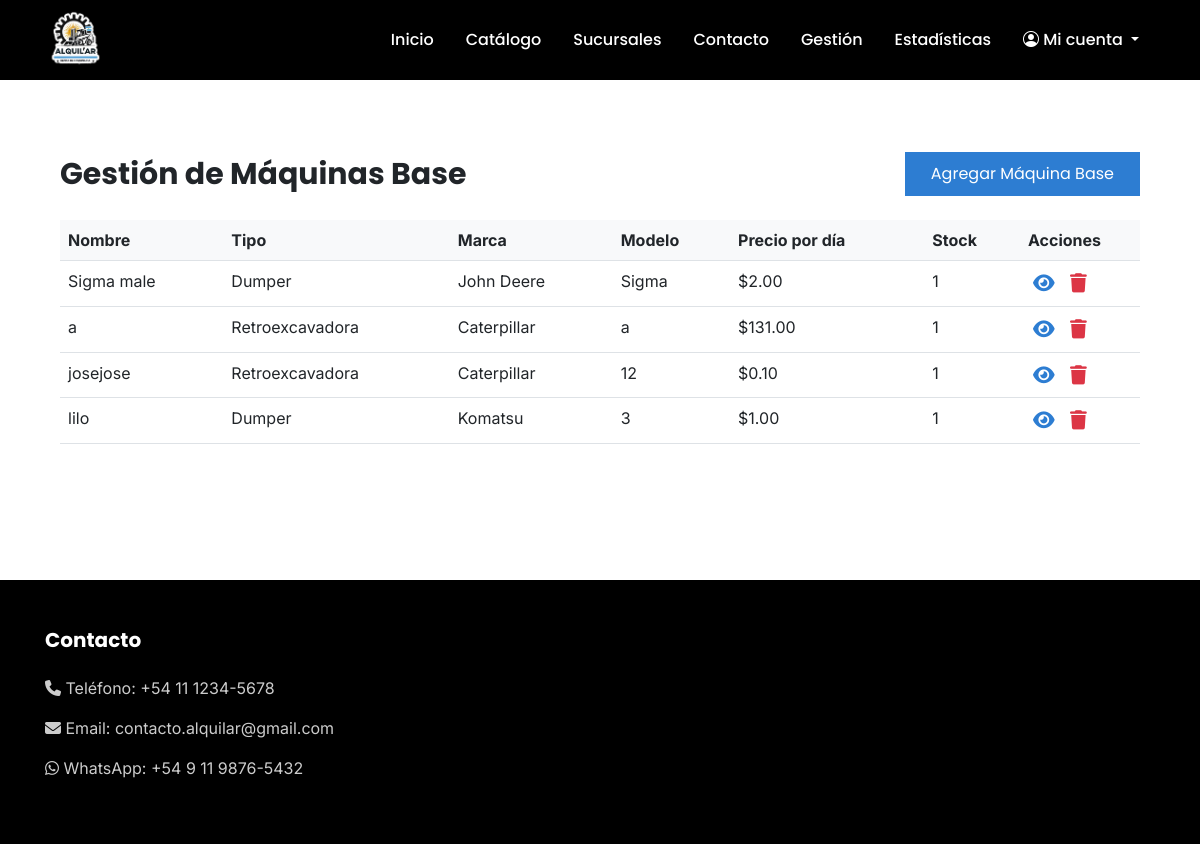
Screenshot of /maquinas/ (signed in) with the database file from the repository.
### maquinas/models.py (models this page shows, shortened)
class MaquinaBase(models.Model):
    TIPOS_MAQUINA = [
        ('excavadora', 'Excavadora'),
        ('retroexcavadora', 'Retroexcavadora'),
        ('cargadora', 'Cargadora'),
        ('compactadora', 'Compactadora'),
        ('motoniveladora', 'Motoniveladora'),
        ('pavimentadora', 'Pavimentadora'),
        ('grua', 'Grúa'),
        ('hormigonera', 'Hormigonera'),
        ('dumper', 'Dumper'),
        ('manipulador', 'Manipulador Telescópico'),
    ]
    MARCAS = [
        ('caterpillar', 'Caterpillar'),
        ('komatsu', 'Komatsu'),
        ('volvo', 'Volvo'),
        ('hitachi', 'Hitachi'),
        ('liebherr', 'Liebherr'),
        ('jcb', 'JCB'),
        ('case', 'Case'),
        ('doosan', 'Doosan'),
        ('john_deere', 'John Deere'),
        ('kubota', 'Kubota'),
    ]
    nombre = models.CharField(max_length=100)
    tipo = models.CharField(max_length=20, choices=TIPOS_MAQUINA)
    marca = models.CharField(max_length=20, choices=MARCAS)
    modelo = models.CharField(max_length=50)
    precio_por_dia = models.DecimalField(
        max_digits=12,
        decimal_places=2,
        validators=[MinValueValidator(0)],
        error_messages={
            'max_digits': 'El precio no puede tener más de 10 dígitos enteros.',
            'decimal_places': 'El precio no puede tener más de 2 decimales.',
            'invalid': 'Por favor, ingrese un precio válido.',
            'max_whole_digits': 'La parte entera del precio no puede tener más de 10 dígitos.'
        }
    )
    descripcion_corta = models.TextField()
    descripcion_larga = models.TextField()
    imagen = models.ImageField(upload_to='maquinas/')
    dias_alquiler_min = models.PositiveIntegerField(
        verbose_name='Cantidad mínima de días de alquiler',
        validators=[MinValueValidator(1)]
    )
    dias_alquiler_max = models.PositiveIntegerField(
        verbose_name='Cantidad máxima de días de alquiler',
        validators=[MinValueValidator(1)]
    )
    stock = models.IntegerField(default=0, editable=False)
    class Meta:
        verbose_name = "Máquina Base"
        verbose_name_plural = "Máquinas Base"
        ordering = ['nombre']

### maquinas/views.py (the view)
# urls.py: path('', views.lista_maquinas, name='lista_maquinas'),
@login_required
@user_passes_test(es_empleado_o_admin)
def lista_maquinas(request):
    maquinas = MaquinaBase.objects.all().order_by('nombre')
    return render(request, 'maquinas/lista_maquinas.html', {'maquinas': maquinas})

### persona/views.py (called while the page is built)
def es_empleado_o_admin(user):
    if not user.is_authenticated:
        return False
    try:
        persona = Persona.objects.get(email=user.email)
        return persona.es_empleado or user.is_superuser
    except Persona.DoesNotExist:
        return user.is_superuser

def empleados_processor(request):
    empleados_emails = list(Persona.objects.filter(es_empleado=True).values_list('email', flat=True))
    es_empleado_actuando_como_cliente = request.session.get('es_empleado_actuando_como_cliente', False)
    return {
        'empleados_emails': empleados_emails,
        'es_empleado_actuando_como_cliente': es_empleado_actuando_como_cliente
    }

### maquinas/templates/maquinas/lista_maquinas.html (shortened to what this page needs)
{% extends 'base.html' %}
{% load static %}
{% block content %}
<div class="section-container py-5">
    <div class="d-flex justify-content-between align-items-center mb-4">
        <h2 class="mb-0">Gestión de Máquinas Base</h2>
        <a href="{% url 'maquinas:cargar_maquina_base' %}" class="btn boton-principal">
            Agregar Máquina Base
        </a>
    </div>
    {% if maquinas %}
    <div class="table-responsive">
        <table class="table table-hover">
            <thead>
                <tr>
                    <th>Nombre</th>
                    <th>Tipo</th>
                    <th>Marca</th>
                    <th>Modelo</th>
                    <th>Precio por día</th>
                    <th>Stock</th>
                    <th class="actions-column">Acciones</th>
                </tr>
            </thead>
            <tbody>
                {% for maquina in maquinas %}
                <tr>
                    <td>{{ maquina.nombre }}</td>
                    <td>{{ maquina.get_tipo_display }}</td>
                    <td>{{ maquina.get_marca_display }}</td>
                    <td>{{ maquina.modelo }}</td>
                    <td>${{ maquina.precio_por_dia }}</td>
                    <td>{{ maquina.stock }}</td>
                    <td>
                        <a href="{% url 'maquinas:detalle_maquina' maquina.id %}" class="action-icon view" title="Ver detalles">
                            <i class="fas fa-eye"></i>
                        </a>
                        <a href="{% url 'maquinas:eliminar_maquina_base' maquina.id %}" class="action-icon delete" title="Eliminar">
                            <i class="fas fa-trash"></i>
                        </a>
                    </td>
                </tr>
                {% endfor %}
            </tbody>
        </table>
    </div>
    {% else %}
    <div class="empty-message">
        <p class="mb-3">No hay máquinas base registradas.</p>
    </div>
    {% endif %}
</div>
{% endblock %}

### static/css/styles.css (style rules this page uses)
:root { --color-primary: #2D7DD2; --color-dark: #111; --color-black: #000; --color-white: #fff; --color-text: #333; --color-gray: #666; --color-light-gray: #ddd; --color-danger: #dc3545; --font-primary: 'Poppins', sans-serif; --font-secondary: 'Inter', sans-serif; --shadow-sm: 0 2px 5px rgba(0,0,0,0.1); --shadow-md: 0 4px 6px rgba(0,0,0,0.1); --shadow-lg: 0 6px 12px rgba(0,0,0,0.15); }
body { min-height: 100vh; display: flex; flex-direction: column; font-family: var(--font-secondary); }
.section-container { max-width: 1140px; margin: 0 auto; padding: 0 15px; width: 100%; }
h1, h2, h3, h4, h5, h6, .nav-link, .btn { font-family: var(--font-primary) !important; }
h2 { font-size: 30px !important; font-weight: bold !important; margin-bottom: 1.5rem; }
p, span, div, input, textarea, label { font-family: var(--font-secondary) !important; }
.card, .btn, .form-control, .dropdown-menu, .machine-card, .machine-detail, .form-container, .machine-detail img, .alert, .nav-tabs .nav-link, .modal-content, .input-group-text { border-radius: 0 !important; }
.boton-principal, .btn-primary { background-color: var(--color-primary) !important; border: 2px solid var(--color-primary) !important; color: var(--color-white) !important; font-family: var(--font-primary) !important; padding: 0.5rem 1.5rem; transition: all 0.3s ease; }

### maquinas/templates/maquinas/lista_maquinas.html (style rules this page uses)
.table th { background-color: #f8f9fa; }
.actions-column { width: 120px; }
.table-responsive { margin-top: 1rem; }
.action-icon { font-size: 1.2rem; margin: 0 5px; text-decoration: none; cursor: pointer; }
.action-icon.view { color: var(--color-primary); }
.action-icon.delete { color: #dc3545; }

### rows the page displays
MaquinaBase: nombre "Sigma male", tipo "Dumper", marca "John Deere", modelo "Sigma", precio_por_dia "2.00", stock "1"
MaquinaBase: nombre "a", tipo "Retroexcavadora", marca "Caterpillar", modelo "a", precio_por_dia "131.00", stock "1"
MaquinaBase: nombre "josejose", tipo "Retroexcavadora", marca "Caterpillar", modelo "12", precio_por_dia "0.10", stock "1"
MaquinaBase: nombre "lilo", tipo "Dumper", marca "Komatsu", modelo "3", precio_por_dia "1.00", stock "1"
